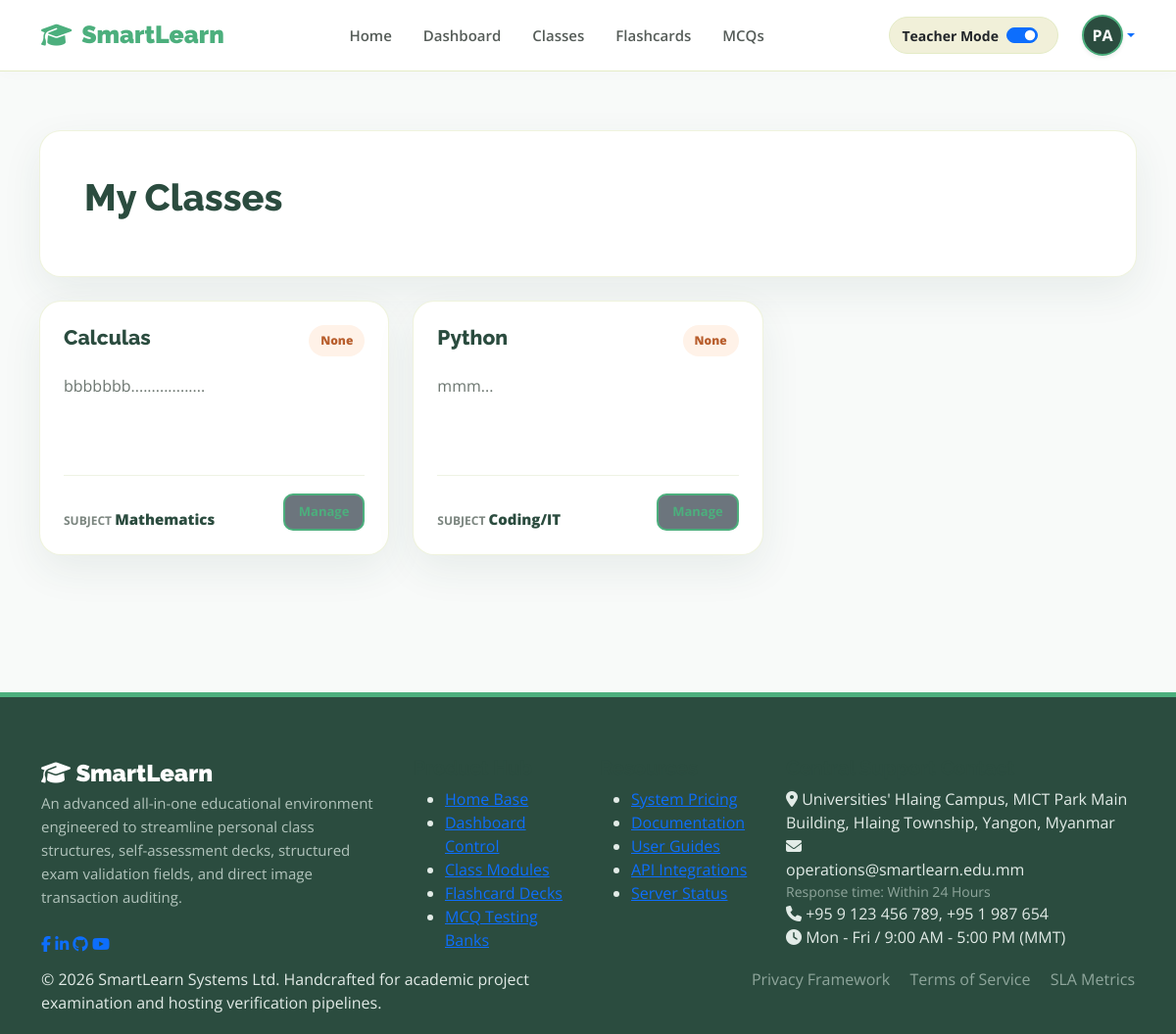
/my-classes/ (signed in), run on the app's committed database.
### smartlearnApp/models.py (models this page shows, shortened)
class Classroom(models.Model):
    SUBJECT_CHOICES = [
        ('math', 'Mathematics'),
        ('science', 'Science'),
        ('coding', 'Coding/IT'),
        ('languages', 'Languages'),
        ('arts', 'Arts & Design'),
    ]
    CLASS_TYPES = [
        ('public', 'Public'),
        ('private', 'Private'),
    ]
    class_id = models.AutoField(primary_key=True)
    owner = models.ForeignKey(User, on_delete=models.CASCADE, related_name='owned_classrooms', null=True, blank=True)
    title = models.CharField(max_length=255, null=True, blank=True)
    description = models.TextField()
    subject = models.CharField(max_length=50, choices=SUBJECT_CHOICES, default='math')
    class_type = models.CharField(max_length=20, choices=CLASS_TYPES, default='public', null=True, blank=True)
    price = models.DecimalField(max_digits=10, decimal_places=2, default=0.00)
    created_at = models.DateTimeField(auto_now_add=True)
    created_from_site = models.BooleanField(default=False)

### smartlearnApp/views.py (the view)
# urls.py: path('my-classes/', views.my_classes, name='my_classes'),
@login_required(login_url='login')
def my_classes(request):
    classes = Classroom.objects.filter(owner=request.user)
    return render(request, 'my_classes.html', {
        'classes': classes
    })

### smartlearnApp/templates/my_classes.html (shortened to what this page needs)
{% extends 'base.html' %}
{% block content %}
<div class="styled-card content-header-box">
    <div class="page-title-row">
        <h2 class="page-heading-large">My Classes</h2>
    </div>
</div>
<div class="cards-grid">
    {% for classroom in classes %}
    <div class="styled-card class-card">
        <div class="class-card-header">
            <h3 class="class-card-title">
                {{ classroom.title }}
            </h3>
            <span class="status-badge
            {% if classroom.class_type == 'public' %}
                badge-public
            {% else %}
                badge-private
            {% endif %}">
                {{ classroom.class_type|title }}
            </span>
        </div>
        <p class="class-card-desc">
            {{ classroom.description|truncatewords:20 }}
        </p>
        <div class="class-card-footer">
            <div>
                <span class="footer-text-small">
                    Subject
                </span>
                <span class="footer-text-bold">
                    {{ classroom.subject }}
                </span>
            </div>
            <div>
                <a href="{% url 'manage_enrollments' classroom.class_id %}"
                   class="btn-secondary card-action-btn-small">
                    Manage
                </a>
            </div>
        </div>
    </div>
    {% empty %}
    <p class="empty-text-centered">
        No classes created yet.
    </p>
    {% endfor %}
</div>
{% endblock %}

### smartlearnApp/templates/base.html (shortened to what this page needs)
{% load static %}
<!DOCTYPE html>
<html lang="en">
<head>
    <link href="https://cdn.jsdelivr.net/npm/bootstrap@5.0.0/dist/css/bootstrap.min.css" rel="stylesheet">
    <link rel="stylesheet" href="https://cdnjs.cloudflare.com/ajax/libs/font-awesome/6.5.2/css/all.min.css">
    <link rel="stylesheet" href="{% static 'css/style.css' %}">
</head>
<body>
    <header class="navbar navbar-expand-lg navbar-light sticky-top">
        <div class="container">
            <a href="{% url 'home' %}" class="logo">
                <i class="fa-solid fa-graduation-cap"></i> SmartLearn
            </a>
            <div class="collapse navbar-collapse" id="mainNavbar">
                <ul class="navbar-nav mx-auto mb-2 mb-lg-0">
                    <li class="nav-item"><a class="nav-link px-3" href="{% url 'home' %}">Home</a></li>
                    <li class="nav-item"><a class="nav-link px-3" href="{% url 'dashboard' %}">Dashboard</a></li>
                    <li class="nav-item"><a class="nav-link px-3" href="{% url 'browse_classes' %}">Classes</a></li>
                    <li class="nav-item"><a class="nav-link px-3" href="{% url 'all_flashcards' %}">Flashcards</a></li>
                    <li class="nav-item"><a class="nav-link px-3" href="{% url 'all_mcqs' %}">MCQs</a></li>
                </ul>
                <div class="d-flex align-items-center gap-3">
                    <div class="teacher-toggle-box d-flex align-items-center me-2">
                        <span class="fw-bold me-2 small text-dark">Teacher Mode</span>
                        <div class="form-check form-switch m-0">
                            <input class="form-check-input" type="checkbox" id="teacherModeToggle" style="cursor: pointer;" checked>
                        </div>
                    </div>
                    {% if user.is_authenticated %}
                        <div class="dropdown">
                            <a href="#" class="d-flex align-items-center text-decoration-none dropdown-toggle" id="profileDropdown" data-bs-toggle="dropdown" aria-expanded="false">
                                <div class="rounded-circle d-flex align-items-center justify-content-center text-white fw-bold shadow-sm"
                                     style="width: 42px; height: 42px; background-color: #2b4c3f; border: 2px solid #4CAF7D;">
                                    {{ request.user.username|slice:":2"|upper }}
                                </div>
                            </a>
                        </div>
                    {% else %}
                        <a href="{% url 'login' %}" class="btn btn-matcha-outline">Sign In</a>
                        <a href="{% url 'register' %}" class="btn btn-matcha-primary">Get Started</a>
                    {% endif %}
                </div>
            </div>
        </div>
    </header>
    <main class="main-container">
        {% block content %}{% endblock %}
    </main>
    <footer class="main-footer">
        <div class="container">
            <div class="row g-4">
                <div class="col-lg-4 col-md-6">
                    <a href="#" class="footer-logo">
                        <i class="fa-solid fa-graduation-cap"></i> Smart<span>Learn</span>
                    </a>
                    <p style="color: #b2c4bc; font-size: 15px; max-width: 340px; line-height: 1.6;" class="mb-4">
                        An advanced all-in-one educational environment engineered to streamline personal class structures, self-assessment decks, structured exam validation fields, and direct image transaction auditing.
                    </p>
                    <div class="social-container">
                        <a href="#" class="social-icon-btn"><i class="fab fa-facebook-f"></i></a>
                        <a href="#" class="social-icon-btn"><i class="fab fa-linkedin-in"></i></a>
                        <a href="#" class="social-icon-btn"><i class="fab fa-github"></i></a>
                        <a href="#" class="social-icon-btn"><i class="fab fa-youtube"></i></a>
                    </div>
                </div>
                <div class="col-lg-2 col-md-6 col-6">
                    <h5 class="footer-links-header">Product Hub</h5>
                    <ul class="footer-links-list">
                        <li><a href="{% url 'home' %}">Home Base</a></li>
                        <li><a href="{% url 'dashboard' %}">Dashboard Control</a></li>
                        <li><a href="#">Class Modules</a></li>
                        <li><a href="#">Flashcard Decks</a></li>
                        <li><a href="#">MCQ Testing Banks</a></li>
                    </ul>
                </div>
                <div class="col-lg-2 col-md-6 col-6">
                    <h5 class="footer-links-header">Resources</h5>
                    <ul class="footer-links-list">
                        <li><a href="#">System Pricing</a></li>
                        <li><a href="#">Documentation</a></li>
                        <li><a href="#">User Guides</a></li>
                        <li><a href="#">API Integrations</a></li>
                        <li><a href="#">Server Status</a></li>
                    </ul>
                </div>
                <div class="col-lg-4 col-md-6">
                    <h5 class="footer-links-header">Central Support Contact</h5>
                    <div class="contact-info-item">
                        <i class="fa-solid fa-location-dot"></i>
                        <span>Universities' Hlaing Campus, MICT Park Main Building, Hlaing Township, Yangon, Myanmar</span>
                    </div>
                    <div class="contact-info-item">
                        <i class="fa-solid fa-envelope"></i>
                        <div>
                            <span class="d-block">operations@smartlearn.edu.mm</span>
                            <span class="d-block text-muted small" style="color: #8fa69c !important;">Response time: Within 24 Hours</span>
                        </div>
                    </div>
                    <div class="contact-info-item">
                        <i class="fa-solid fa-phone"></i>
                        <span>+95 9 123 456 789, +95 1 987 654</span>
                    </div>
                    <div class="contact-info-item">
                        <i class="fa-solid fa-clock"></i>
                        <span>Mon - Fri / 9:00 AM - 5:00 PM (MMT)</span>
                    </div>
                </div>
            </div>
            <div class="row footer-bottom-bar text-center text-md-start">
                <div class="col-md-6 mb-3 mb-md-0">
                    <p class="mb-0">© 2026 SmartLearn Systems Ltd. Handcrafted for academic project examination and hosting verification pipelines.</p>
                </div>
                <div class="col-md-6 text-md-end">
                    <a href="#" class="text-decoration-none me-3" style="color: #8fa69c;">Privacy Framework</a>
                    <a href="#" class="text-decoration-none me-3" style="color: #8fa69c;">Terms of Service</a>
                    <a href="#" class="text-decoration-none" style="color: #8fa69c;">SLA Metrics</a>
                </div>
            </div>
        </div>
    </footer>
</body>
</html>

### smartlearnApp/static/css/style.css (style rules this page uses)
.main-container { width: 100%; max-width: 1200px; margin: 0 auto; padding: 60px 40px; }
.page-heading-large { font-family: "Raleway", sans-serif; font-size: 38px; font-weight: 800; color: #2b4c3f; margin-bottom: 12px; }
.styled-card { background: white; border-radius: 22px; padding: 45px; border: 1px solid rgba(228,235,198,0.6); box-shadow: 0 15px 40px rgba(43,76,63,0.08); }
.btn-secondary { padding:12px 30px; border:2px solid #4CAF7D; color:#4CAF7D; border-radius:12px; text-decoration:none; font-weight:700; transition:0.3s; }
.btn-secondary { padding: 10px 18px; border: 2px solid #4CAF7D; color: #4CAF7D; border-radius: 12px; text-decoration: none; font-weight: 700; transition: 0.3s; }
.page-title-row { display: flex; align-items: center; justify-content: space-between; gap: 20px; }
.content-header-box, .filter-panel { margin-bottom: 24px; }
.cards-grid { display: grid; grid-template-columns: repeat(auto-fill, minmax(280px, 1fr)); gap: 24px; margin-top: 8px; }
.styled-card.class-card { display: flex; flex-direction: column; min-height: 260px; padding: 24px; }
.class-card-header { display: flex; align-items: flex-start; justify-content: space-between; gap: 16px; }
.class-card-title { color: #2b4c3f; font-size: 21px; font-weight: 800; line-height: 1.25; margin: 0; overflow-wrap: anywhere; }
.status-badge { flex: 0 0 auto; border-radius: 999px; font-size: 12px; font-weight: 800; padding: 7px 12px; }
.badge-private { background: #fff2e8; color: #b85e2d; }
.class-card-desc { color: #6b756f; line-height: 1.6; margin: 18px 0 24px; }
.class-card-footer { display: flex; align-items: flex-end; justify-content: space-between; gap: 18px; margin-top: auto; padding-top: 18px; border-top: 1px solid #eef2e4; }
.footer-text-small { color: #7b857f; font-size: 12px; font-weight: 700; text-transform: uppercase; }
.footer-text-bold { color: #2b4c3f; font-size: 15px; font-weight: 800; overflow: hidden; text-overflow: ellipsis; white-space: nowrap; }
.card-action-btn-small { display: inline-flex; align-items: center; justify-content: center; min-height: 38px; padding: 9px 14px; border-radius: 10px; font-size: 13px; line-height: 1.2; white-space: nowrap; }

### smartlearnApp/templates/base.html (style rules this page uses)
* { margin: 0; padding: 0; box-sizing: border-box; }
body { font-family: "Open Sans", sans-serif; background-color: #f8faf9; color: #333; overflow-x: hidden; }
h1, h2, h3, h4, h5, h6 { font-family: "Raleway", sans-serif; font-weight: 700; color: #2b4c3f; }
.navbar { background-color: #ffffff; border-bottom: 1px solid #e4ebc6; padding: 15px 0; box-shadow: 0 2px 15px rgba(43, 76, 63, 0.02); }
.logo { font-family: "Raleway", sans-serif; font-size: 25px; font-weight: 900; color: #4CAF7D; text-decoration: none; display: flex; align-items: center; gap: 10px; }
.nav-link { font-weight: 600; color: #555c58 !important; font-size: 15px; transition: 0.2s ease-in-out; }
.teacher-toggle-box { background-color: #f1f0d9; border: 1px solid #e4ebc6; padding: 6px 12px; border-radius: 20px; }
.main-footer { background-color: #2b4c3f; color: #e2ebe7; padding: 60px 0 20px 0; margin-top: 80px; border-top: 5px solid #4CAF7D; }
.footer-logo { font-family: "Raleway", sans-serif; font-size: 24px; font-weight: 900; color: #fff; text-decoration: none; }

### data on the page
Classroom: title "Calculas", class_type "None", description "bbbbbbb..................", subject "Mathematics"
Classroom: title "Python", class_type "None", description "mmm...", subject "Coding/IT"

### other printed values
{{ request.user.username|slice:":2"|upper }} "PA"
